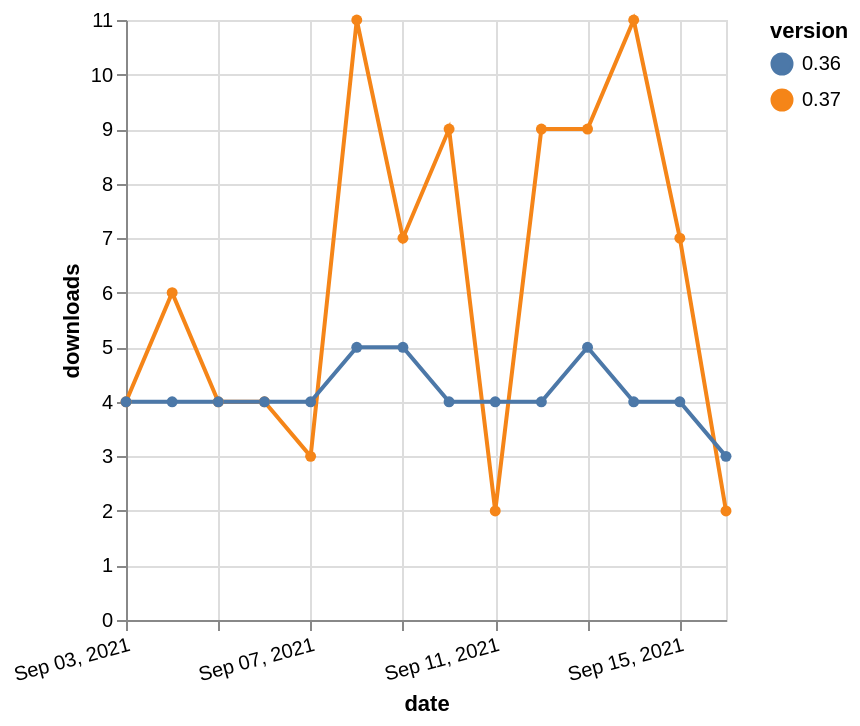

The Vega-Lite source for this figure:
### Vega-Lite specification from a JSON file in a GitHub repository (floating-point values rounded to 4 significant figures)
{"$schema": "https://vega.github.io/schema/vega-lite/v5.json", "description": "A simple bar chart with embedded data.", "data": {"values": [{"date": "2021-09-03", "total": 4370, "delta": 4, "version": "0.37"}, {"date": "2021-09-04", "total": 4376, "delta": 6, "version": "0.37"}, {"date": "2021-09-05", "total": 4380, "delta": 4, "version": "0.37"}, {"date": "2021-09-06", "total": 4384, "delta": 4, "version": "0.37"}, {"date": "2021-09-07", "total": 4387, "delta": 3, "version": "0.37"}, {"date": "2021-09-08", "total": 4398, "delta": 11, "version": "0.37"}, {"date": "2021-09-09", "total": 4405, "delta": 7, "version": "0.37"}, {"date": "2021-09-10", "total": 4414, "delta": 9, "version": "0.37"}, {"date": "2021-09-11", "total": 4416, "delta": 2, "version": "0.37"}, {"date": "2021-09-12", "total": 4425, "delta": 9, "version": "0.37"}, {"date": "2021-09-13", "total": 4434, "delta": 9, "version": "0.37"}, {"date": "2021-09-14", "total": 4445, "delta": 11, "version": "0.37"}, {"date": "2021-09-15", "total": 4452, "delta": 7, "version": "0.37"}, {"date": "2021-09-16", "total": 4454, "delta": 2, "version": "0.37"}, {"date": "2021-09-03", "total": 5884, "delta": 4, "version": "0.36"}, {"date": "2021-09-04", "total": 5888, "delta": 4, "version": "0.36"}, {"date": "2021-09-05", "total": 5892, "delta": 4, "version": "0.36"}, {"date": "2021-09-06", "total": 5896, "delta": 4, "version": "0.36"}, {"date": "2021-09-07", "total": 5900, "delta": 4, "version": "0.36"}, {"date": "2021-09-08", "total": 5905, "delta": 5, "version": "0.36"}, {"date": "2021-09-09", "total": 5910, "delta": 5, "version": "0.36"}, {"date": "2021-09-10", "total": 5914, "delta": 4, "version": "0.36"}, {"date": "2021-09-11", "total": 5918, "delta": 4, "version": "0.36"}, {"date": "2021-09-12", "total": 5922, "delta": 4, "version": "0.36"}, {"date": "2021-09-13", "total": 5927, "delta": 5, "version": "0.36"}, {"date": "2021-09-14", "total": 5931, "delta": 4, "version": "0.36"}, {"date": "2021-09-15", "total": 5935, "delta": 4, "version": "0.36"}, {"date": "2021-09-16", "total": 5938, "delta": 3, "version": "0.36"}]}, "width": "container", "mark": {"type": "line", "point": {"filled": true}}, "encoding": {"x": {"field": "date", "type": "temporal", "timeUnit": "yearmonthdate", "title": "date", "axis": {"labelAngle": -15}}, "y": {"field": "delta", "type": "quantitative", "title": "downloads"}, "color": {"field": "version", "type": "nominal"}, "tooltip": {"field": "delta"}}}
